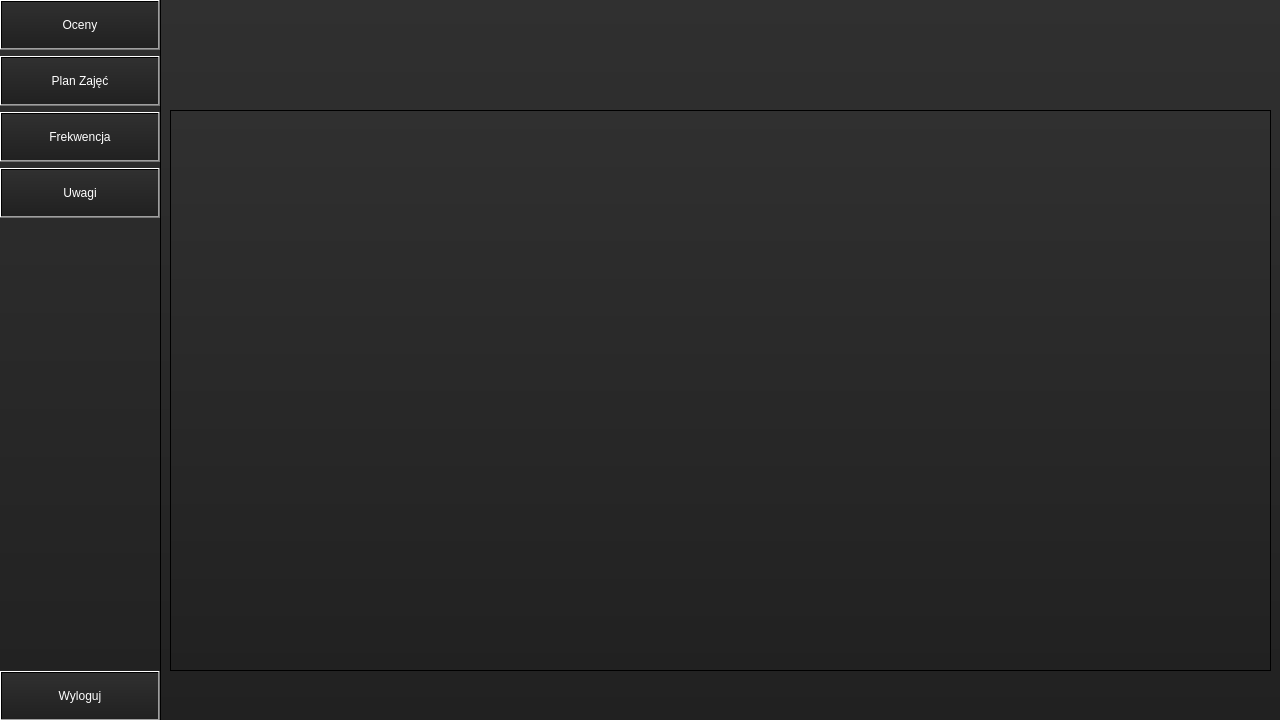
<?xml version="1.0" encoding="UTF-8"?>
<ui version="4.0">
 <class>Uczen</class>
 <widget class="QMainWindow" name="Uczen">
  <property name="geometry">
   <rect>
    <x>0</x>
    <y>0</y>
    <width>1280</width>
    <height>720</height>
   </rect>
  </property>
  <property name="minimumSize">
   <size>
    <width>1280</width>
    <height>720</height>
   </size>
  </property>
  <property name="maximumSize">
   <size>
    <width>1280</width>
    <height>720</height>
   </size>
  </property>
  <property name="windowTitle">
   <string>MainWindow</string>
  </property>
  <property name="styleSheet">
   <string notr="true">background-color: qlineargradient(spread:pad, x1:0, y1:1, x2:0, y2:0, stop:0 rgba(33, 33, 33, 255), stop:1 rgba(48, 48, 48, 255));
color: rgb(255,255,255);</string>
  </property>
  <widget class="QWidget" name="centralwidget">
   <widget class="QFrame" name="StudSideBar">
    <property name="enabled">
     <bool>true</bool>
    </property>
    <property name="geometry">
     <rect>
      <x>0</x>
      <y>0</y>
      <width>161</width>
      <height>721</height>
     </rect>
    </property>
    <property name="minimumSize">
     <size>
      <width>0</width>
      <height>0</height>
     </size>
    </property>
    <property name="maximumSize">
     <size>
      <width>16777215</width>
      <height>16777215</height>
     </size>
    </property>
    <property name="frameShape">
     <enum>QFrame::Shape::StyledPanel</enum>
    </property>
    <property name="frameShadow">
     <enum>QFrame::Shadow::Raised</enum>
    </property>
    <widget class="QWidget" name="verticalLayoutWidget">
     <property name="enabled">
      <bool>true</bool>
     </property>
     <property name="geometry">
      <rect>
       <x>0</x>
       <y>0</y>
       <width>160</width>
       <height>721</height>
      </rect>
     </property>
     <layout class="QVBoxLayout" name="verticalLayout">
      <item>
       <widget class="QPushButton" name="StudGrdBtn">
        <property name="enabled">
         <bool>true</bool>
        </property>
        <property name="minimumSize">
         <size>
          <width>0</width>
          <height>50</height>
         </size>
        </property>
        <property name="text">
         <string>Oceny</string>
        </property>
        <property name="checkable">
         <bool>true</bool>
        </property>
       </widget>
      </item>
      <item>
       <widget class="QPushButton" name="StudSchdBtn">
        <property name="enabled">
         <bool>true</bool>
        </property>
        <property name="minimumSize">
         <size>
          <width>0</width>
          <height>50</height>
         </size>
        </property>
        <property name="text">
         <string>Plan Zajęć</string>
        </property>
        <property name="checkable">
         <bool>true</bool>
        </property>
       </widget>
      </item>
      <item>
       <widget class="QPushButton" name="StudAttndcBtn">
        <property name="enabled">
         <bool>true</bool>
        </property>
        <property name="minimumSize">
         <size>
          <width>0</width>
          <height>50</height>
         </size>
        </property>
        <property name="text">
         <string>Frekwencja</string>
        </property>
        <property name="checkable">
         <bool>true</bool>
        </property>
       </widget>
      </item>
      <item>
       <widget class="QPushButton" name="StudNoteBtn">
        <property name="enabled">
         <bool>true</bool>
        </property>
        <property name="minimumSize">
         <size>
          <width>0</width>
          <height>50</height>
         </size>
        </property>
        <property name="text">
         <string>Uwagi</string>
        </property>
        <property name="checkable">
         <bool>true</bool>
        </property>
       </widget>
      </item>
      <item>
       <spacer name="verticalSpacer">
        <property name="enabled">
         <bool>true</bool>
        </property>
        <property name="orientation">
         <enum>Qt::Orientation::Vertical</enum>
        </property>
        <property name="sizeHint" stdset="0">
         <size>
          <width>20</width>
          <height>40</height>
         </size>
        </property>
       </spacer>
      </item>
      <item>
       <widget class="QPushButton" name="StudLogoutBtn">
        <property name="enabled">
         <bool>true</bool>
        </property>
        <property name="minimumSize">
         <size>
          <width>0</width>
          <height>50</height>
         </size>
        </property>
        <property name="text">
         <string>Wyloguj</string>
        </property>
       </widget>
      </item>
     </layout>
    </widget>
   </widget>
   <widget class="QFrame" name="StudGrdMenu">
    <property name="enabled">
     <bool>true</bool>
    </property>
    <property name="geometry">
     <rect>
      <x>170</x>
      <y>110</y>
      <width>1101</width>
      <height>561</height>
     </rect>
    </property>
    <property name="frameShape">
     <enum>QFrame::Shape::StyledPanel</enum>
    </property>
    <property name="frameShadow">
     <enum>QFrame::Shadow::Raised</enum>
    </property>
    <widget class="QTableView" name="StudGrdList">
     <property name="enabled">
      <bool>true</bool>
     </property>
     <property name="geometry">
      <rect>
       <x>0</x>
       <y>0</y>
       <width>1101</width>
       <height>561</height>
      </rect>
     </property>
    </widget>
   </widget>
   <widget class="QFrame" name="StudSchdMenu">
    <property name="enabled">
     <bool>true</bool>
    </property>
    <property name="geometry">
     <rect>
      <x>170</x>
      <y>110</y>
      <width>1101</width>
      <height>561</height>
     </rect>
    </property>
    <property name="frameShape">
     <enum>QFrame::Shape::StyledPanel</enum>
    </property>
    <property name="frameShadow">
     <enum>QFrame::Shadow::Raised</enum>
    </property>
    <widget class="QTableView" name="StudSchdList">
     <property name="enabled">
      <bool>true</bool>
     </property>
     <property name="geometry">
      <rect>
       <x>0</x>
       <y>0</y>
       <width>1101</width>
       <height>561</height>
      </rect>
     </property>
    </widget>
   </widget>
   <widget class="QFrame" name="StudAttndcMenu">
    <property name="enabled">
     <bool>true</bool>
    </property>
    <property name="geometry">
     <rect>
      <x>170</x>
      <y>110</y>
      <width>1101</width>
      <height>561</height>
     </rect>
    </property>
    <property name="frameShape">
     <enum>QFrame::Shape::StyledPanel</enum>
    </property>
    <property name="frameShadow">
     <enum>QFrame::Shadow::Raised</enum>
    </property>
    <widget class="QTableView" name="StudAttndcList">
     <property name="enabled">
      <bool>true</bool>
     </property>
     <property name="geometry">
      <rect>
       <x>0</x>
       <y>0</y>
       <width>1101</width>
       <height>561</height>
      </rect>
     </property>
    </widget>
   </widget>
   <widget class="QFrame" name="StudNotesMenu">
    <property name="enabled">
     <bool>true</bool>
    </property>
    <property name="geometry">
     <rect>
      <x>170</x>
      <y>110</y>
      <width>1101</width>
      <height>561</height>
     </rect>
    </property>
    <property name="frameShape">
     <enum>QFrame::Shape::StyledPanel</enum>
    </property>
    <property name="frameShadow">
     <enum>QFrame::Shadow::Raised</enum>
    </property>
    <widget class="QTableView" name="StudNotesList">
     <property name="enabled">
      <bool>true</bool>
     </property>
     <property name="geometry">
      <rect>
       <x>0</x>
       <y>0</y>
       <width>1101</width>
       <height>561</height>
      </rect>
     </property>
    </widget>
   </widget>
  </widget>
 </widget>
 <resources/>
 <connections/>
</ui>
